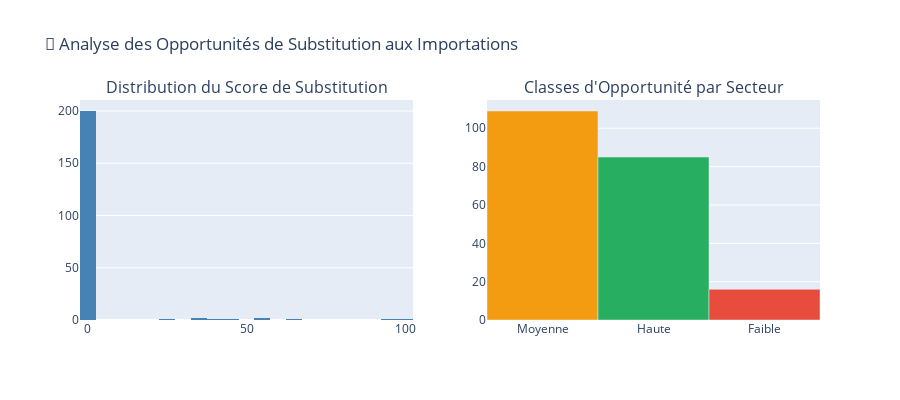

Here is the notebook cell this chart was saved with:
### Code cell
# Visualisation de la distribution des opportunités
fig = make_subplots(rows=1, cols=2, 
                    subplot_titles=('Distribution du Score de Substitution', 
                                   'Classes d\'Opportunité par Secteur'))

# Histogramme du score
fig.add_trace(
    go.Histogram(x=df_ml['substitution_score_normalized'], 
                 nbinsx=30, 
                 marker_color='steelblue',
                 name='Score'),
    row=1, col=1
)

# Barplot des classes
class_counts = df_ml['opportunity_label'].value_counts()
colors = {'Faible': '#e74c3c', 'Moyenne': '#f39c12', 'Haute': '#27ae60'}
fig.add_trace(
    go.Bar(x=class_counts.index, 
           y=class_counts.values,
           marker_color=[colors[c] for c in class_counts.index],
           name='Classes'),
    row=1, col=2
)

fig.update_layout(
    title_text="🎯 Analyse des Opportunités de Substitution aux Importations",
    showlegend=False,
    height=400
)
fig.show()

### Figure 1 — Plotly figure (JSON) as saved in the notebook; plotly's stock layout.template omitted (floating-point values rounded to 4 significant figures; data arrays with more than 128 entries replaced by an {"elided": "..."} marker saying what was removed)
{"data": [{"marker": {"color": "steelblue"}, "name": "Score", "nbinsx": 30, "type": "histogram", "x": {"elided": "210 float values"}, "xaxis": "x", "yaxis": "y"}, {"marker": {"color": ["#f39c12", "#27ae60", "#e74c3c"]}, "name": "Classes", "type": "bar", "x": ["Moyenne", "Haute", "Faible"], "xaxis": "x2", "y": [109, 85, 16], "yaxis": "y2"}], "layout": {"annotations": [{"font": {"size": 16}, "showarrow": false, "text": "Distribution du Score de Substitution", "x": 0.225, "xanchor": "center", "xref": "paper", "y": 1, "yanchor": "bottom", "yref": "paper"}, {"font": {"size": 16}, "showarrow": false, "text": "Classes d'Opportunité par Secteur", "x": 0.775, "xanchor": "center", "xref": "paper", "y": 1, "yanchor": "bottom", "yref": "paper"}], "height": 400, "showlegend": false, "title": {"text": "🎯 Analyse des Opportunités de Substitution aux Importations"}, "xaxis": {"anchor": "y", "domain": [0, 0.45]}, "xaxis2": {"anchor": "y2", "domain": [0.55, 1]}, "yaxis": {"anchor": "x", "domain": [0, 1]}, "yaxis2": {"anchor": "x2", "domain": [0, 1]}}}
